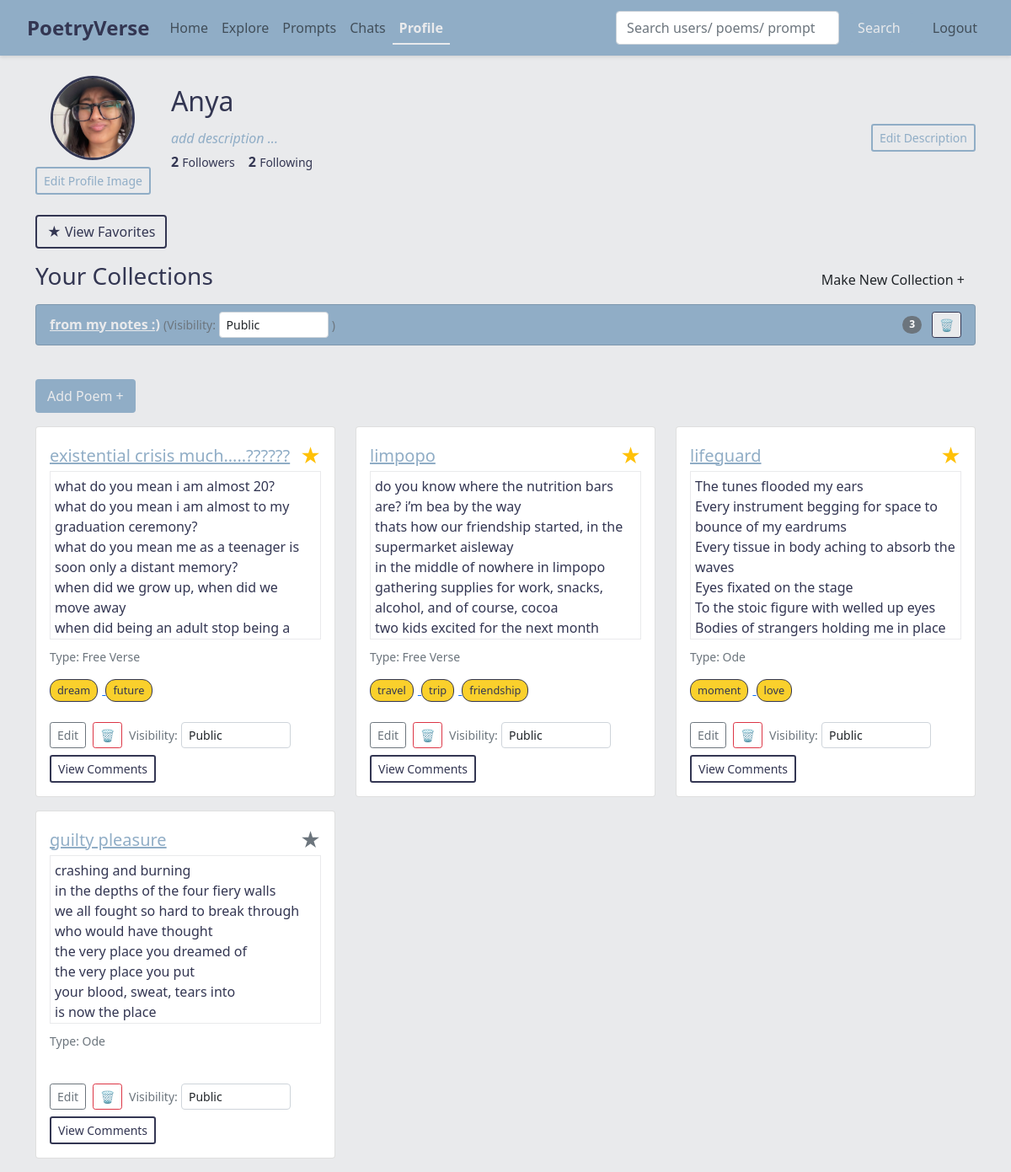
The app's page /profile (signed in), older data.
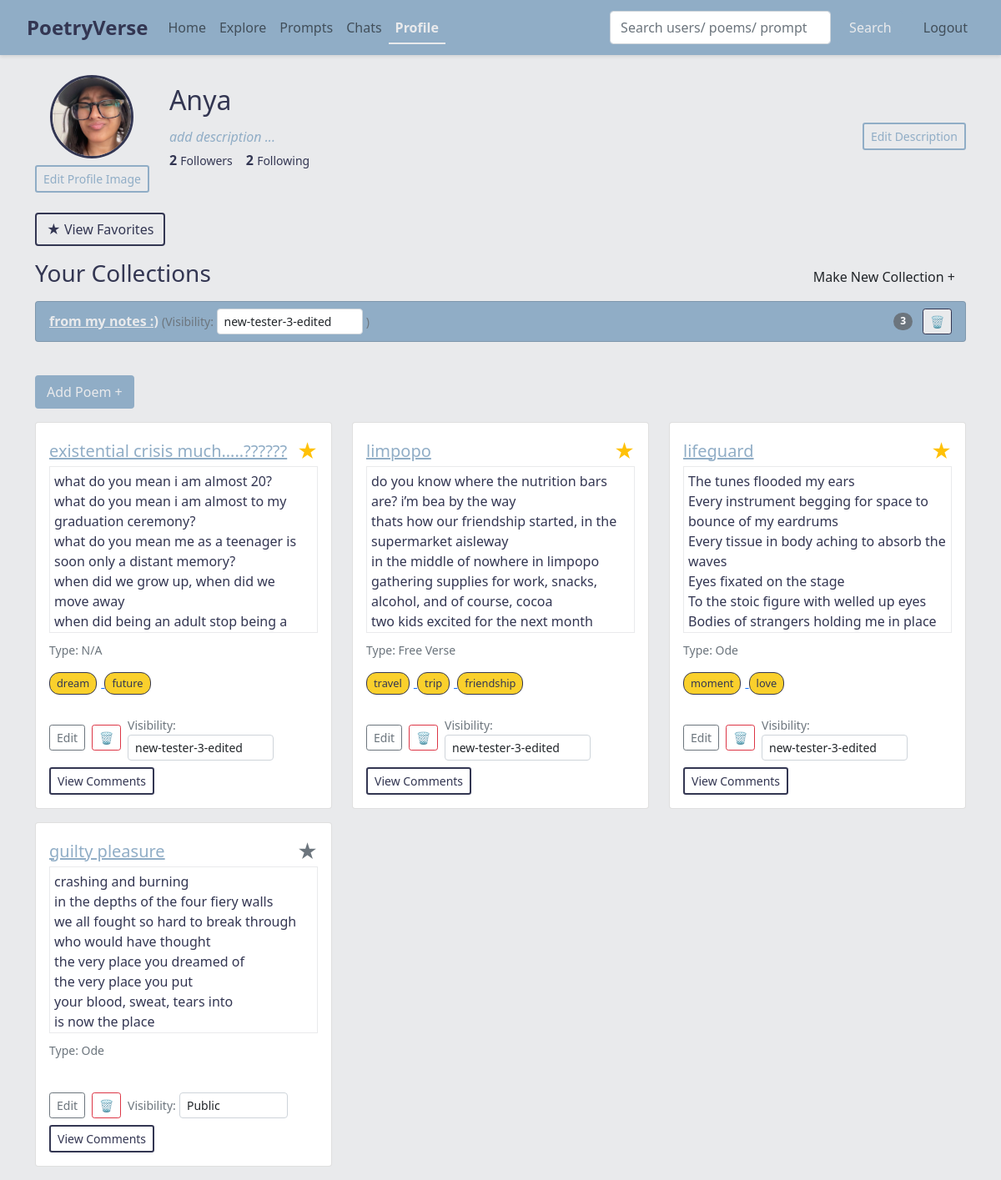
The same page, newer data.
### app.py (models this page shows)
class User(db.Model, UserMixin):
    id = db.Column(db.Integer, primary_key=True)
    username = db.Column(db.String(150), unique=True, nullable=False)
    email = db.Column(db.String(150), unique=True, nullable=False)
    password = db.Column(db.String(200), nullable=False)
    description = db.Column(db.Text, nullable=True)
    profile_image = db.Column(db.String(300), nullable=True)
    poems = db.relationship('Poem', backref='author', lazy=True)
    collections = db.relationship('Collection', backref='owner', lazy=True)
    favorite_poems = db.relationship('Poem', secondary=favorites, backref=db.backref('favorited_by', lazy='dynamic'))
    following = db.relationship('User', secondary=followers,
                                primaryjoin=(followers.c.follower_id == id),
                                secondaryjoin=(followers.c.followed_id == id),
                                backref=db.backref('followers', lazy='dynamic'),
                                lazy='dynamic')

class Collection(db.Model):
    id = db.Column(db.Integer, primary_key=True)
    name = db.Column(db.String(150), nullable=False)
    user_id = db.Column(db.Integer, db.ForeignKey('user.id'), nullable=False)
    poems = db.relationship('Poem', backref='collection', lazy=True)
    visibility = db.Column(db.String(10), nullable=False, default='public')

class Poem(db.Model):
    id = db.Column(db.Integer, primary_key=True)
    title = db.Column(db.String(200), nullable=False)
    content = db.Column(db.Text, nullable=False)
    poem_type = db.Column(db.String(100), nullable=True)
    rating = db.Column(db.Integer, default=0)
    user_id = db.Column(db.Integer, db.ForeignKey('user.id'), nullable=False)
    collection_id = db.Column(db.Integer, db.ForeignKey('collection.id'), nullable=True)
    visibility = db.Column(db.String(10), nullable=False, default='public')
    comments = db.relationship('Comment', backref='poem', lazy=True, cascade="all, delete-orphan")
    tags = db.relationship('Tag', secondary=poem_tags, backref=db.backref('poems', lazy='dynamic'))
    prompt_id = db.Column(db.Integer, db.ForeignKey('prompt.id'), nullable=True)

class Tag(db.Model):
    id = db.Column(db.Integer, primary_key=True)
    name = db.Column(db.String(50), unique=True, nullable=False)

class ChatGroup(db.Model):
    id = db.Column(db.Integer, primary_key=True)
    name = db.Column(db.String(100), nullable=False)
    created_at = db.Column(db.DateTime, default=datetime.utcnow)
    members = db.relationship('User', secondary=chat_group_members, backref=db.backref('chat_groups', lazy='dynamic'))
    messages = db.relationship('Message', backref='chat_group', lazy='dynamic')

### app.py (the view)
@app.route('/profile')
@login_required
def profile():
    user = current_user
    chat_groups = user.chat_groups.all()
    return render_template('profile.html', user=user, chat_groups=chat_groups)

### app.py (called while the page is built)
@login_manager.user_loader
def load_user(user_id):
    return User.query.get(int(user_id))

### templates/profile.html (shortened to what this page needs)
{% extends "base.html" %}
{% block content %}
<div class="d-flex align-items-center mb-4">
  <div class="me-4 text-center">
    {% if current_user.profile_image %}
      <img id="profileImage" src="{{ current_user.profile_image }}" alt="Profile Image" class="rounded-circle profile-img" style="width: 100px; height: 100px;">
    {% else %}
      <div class="rounded-circle bg-secondary d-flex justify-content-center align-items-center" style="width: 100px; height: 100px;">
        <span class="text-white" style="font-size: 2rem;">?</span>
      </div>
    {% endif %}
    <div class="mt-2">
      <button class="btn btn-sm btn-outline-primary new-coll-btn" data-bs-toggle="modal" data-bs-target="#editProfileImageModal">
        Edit Profile Image
      </button>
    </div>
  </div>
  <div class="flex-grow-1">
    <h2>{{ current_user.username }}</h2>
    <div class="d-flex justify-content-between align-items-center">
      <p id="user-description" class="mb-0">
        {% if current_user.description %}
          {{ current_user.description }}
        {% else %}
          <em class="custom-register">add description ...</em>
        {% endif %}
      </p>
      <button class="btn btn-sm btn-outline-primary new-coll-btn" data-bs-toggle="modal" data-bs-target="#editDescriptionModal">
        Edit Description
      </button>
    </div>
    {% if current_user.is_authenticated %}
    <div class="d-flex mb-3">
      <div class="me-3">
        <strong>{{ current_user.followers.count() }}</strong>
        <small>Followers</small>
      </div>
      <div>
        <strong>{{ current_user.following.count() }}</strong>
        <small>Following</small>
      </div>
    </div>
    {% endif %}
  </div>
</div>
<div class="mb-3">
  <div class="mb-3">
    <a href="{{ url_for('favorites') }}" class="btn btn-outline-warning fav-button">★ View Favorites</a>
  </div>
  <div class="d-flex justify-content-between align-items-center">
    <h3>Your Collections</h3>
    <button class="btn di" data-bs-toggle="modal" data-bs-target="#newCollectionModal">
      Make New Collection +
    </button>
  </div>
  <ul class="list-group mt-2">
    {% for coll in current_user.collections %}
    <li class="list-group-item d-flex justify-content-between align-items-center custom-list-item">
      <div>
        <a href="{{ url_for('collection', collection_id=coll.id) }}">{{ coll.name }}</a>
        <small class="text-muted"> (Visibility: </small>
        <select id="visibilitySelect-{{ coll.id }}" class="form-select form-select-sm d-inline-block" style="width: auto;" onchange="updateCollectionVisibilityHandler({{ coll.id }}, this)">
          <option value="public" {% if coll.visibility == 'public' %}selected{% endif %}>Public</option>
          <option value="select_group" {% if coll.visibility.startswith('select_group') %}selected{% endif %}>
            {% if coll.visibility.startswith('select_group:') %}
              {% set selected_id = coll.visibility.split(':')[1] %}
              {% for group in chat_groups %}
                {% if group.id|string == selected_id %}
                  {{ group.name }}
                {% endif %}
              {% endfor %}
            {% else %}
              Select Group
            {% endif %}
          </option>
        </select>
        <small class="text-muted">)</small>
      </div>
      <div>
        <span class="badge bg-secondary rounded-pill me-2">{{ coll.poems|length }}</span>
        <button class="btn btn-sm btn-outline-danger delete-btn delete-custom" data-type="collection" data-name="{{ coll.name }}" data-id="{{ coll.id }}">
          &#128465;
        </button>
      </div>
    </li>
    {% else %}
    <li class="list-group-item">No collections yet.</li>
    {% endfor %}
  </ul>
</div>
<br>
<div class="mb-3">
  <a href="{{ url_for('add_poem') }}" class="btn btn-success prf-add">Add Poem +</a>
</div>
<div class="row">
  {% for poem in current_user.poems %}
  <div class="col-md-4 mb-3">
    <div class="card">
      <div class="card-body">
        <div class="d-flex justify-content-between align-items-center">
          <a href="{{ url_for('view_poem', poem_id=poem.id) }}" class="poem-link">
            <h5 class="card-title mb-0">{{ poem.title }}</h5>
          </a>
          <button class="favorite-btn" data-poem-id="{{ poem.id }}">
            <span class="star-icon {% if poem in current_user.favorite_poems %}text-warning{% else %}text-secondary{% endif %}">
              &#9733;
            </span>
          </button>
        </div>
        <div class="card-text custom-poem-profile">
          {{ poem.content | replace('\n', '<br>') | safe }}
        </div>
        <div>
          <p class="small text-muted">Type: {{ poem.poem_type or "N/A" }}</p>
          {% if poem.tags %}
            <div class="poem-tags-summary">
              {% for tag in poem.tags %}
                <a href="{{ url_for('search', q=tag.name) }}" class="tag-chip-link">
                  <span class="tag-chip-display">{{ tag.name }}</span>
                </a>
              {% endfor %}
            </div>
          {% endif %}
        </div>
        <br>
        <div class="d-flex align-items-center">
          <a href="{{ url_for('edit_poem', poem_id=poem.id) }}" class="btn btn-sm btn-outline-secondary">Edit</a>
          <button class="btn btn-sm btn-outline-danger ms-2 delete-btn" data-type="poem" data-name="{{ poem.title }}" data-id="{{ poem.id }}">
            &#128465;
          </button>
          <div class="ms-2">
            <small class="text-muted">Visibility:</small>
            <select class="form-select form-select-sm d-inline-block" style="width: auto;" onchange="updatePoemVisibilityHandler({{ poem.id }}, this)">
              <option value="public" {% if poem.visibility == 'public' %}selected{% endif %}>Public</option>
              <option value="select_group" {% if poem.visibility.startswith('select_group') %}selected{% endif %}>
                {% if poem.visibility.startswith('select_group:') %}
                  {% set selected_id = poem.visibility.split(':')[1] %}
                  {% for group in chat_groups %}
                    {% if group.id|string == selected_id %}
                      {{ group.name }}
                    {% endif %}
                  {% endfor %}
                {% else %}
                  Select Group
                {% endif %}
              </option>
            </select>
          </div>
        </div>
        <div class="mt-2">
          <button class="btn btn-sm btn-outline-primary view-comments-btn fav-button" data-bs-toggle="modal" data-bs-target="#commentsModal" data-poem-id="{{ poem.id }}">
            View Comments
          </button>
        </div>
      </div>
    </div>
  </div>
  {% else %}
  <p>You haven't added any poems yet.</p>
  {% endfor %}
</div>
{% endblock %}

### templates/base.html (shortened to what this page needs)
<!DOCTYPE html>
<html lang="en">
<head>
  <link href="https://cdn.jsdelivr.net/npm/bootstrap@5.0.2/dist/css/bootstrap.min.css" rel="stylesheet">
  <link rel="stylesheet" href="{{ url_for('static', filename='css/global.css') }}">
</head>
<body>
  <nav class="navbar navbar-expand-lg navbar-light navbar-custom">
    <div class="container-fluid">
      <a class="navbar-brand" href="{{ url_for('home') }}">PoetryVerse</a>
      <div class="collapse navbar-collapse" id="navbarNav">
        <ul class="navbar-nav me-auto">
          <li class="nav-item">
            <a class="nav-link {% if request.endpoint == 'home' %}active{% endif %}" href="{{ url_for('home') }}">Home</a>
          </li>
          <li class="nav-item">
            <a class="nav-link {% if request.endpoint == 'explore' %}active{% endif %}" href="{{ url_for('explore') }}">Explore</a>
          </li>
          <li class="nav-item">
            <a class="nav-link {% if request.endpoint == 'prompts' %}active{% endif %}" href="{{ url_for('prompts') }}">Prompts</a>
          </li>
          {% if current_user.is_authenticated %}
          <li class="nav-item">
            <a class="nav-link {% if request.endpoint == 'chats' %}active{% endif %}" href="{{ url_for('chats') }}">Chats</a>
          </li>
          <li class="nav-item">
            <a class="nav-link {% if request.endpoint == 'profile' %}active{% endif %}" href="{{ url_for('profile') }}">Profile</a>
          </li>
          {% endif %}
        </ul>
        <form class="d-flex me-3" action="{{ url_for('search') }}" method="GET">
          <input class="form-control me-2 custom-searchbar" type="search" name="q" placeholder="Search users/ poems/ prompts">
          <button class="btn btn-outline-success prf-add" type="submit">Search</button>
        </form>
        <ul class="navbar-nav">
          {% if current_user.is_authenticated %}
          <li class="nav-item">
            <a class="nav-link" href="{{ url_for('logout') }}">Logout</a>
          </li>
          {% endif %}
        </ul>
      </div>
    </div>
  </nav>
  <div class="container mt-4">
    {% block content %}{% endblock %}
  </div>
</body>
</html>

### static/css/global.css (style rules this page uses)
body { background-color: #e9eaec; color: #333652; }
.navbar-custom { background-color: #90adc6 !important; padding: 10px 20px; box-shadow: 0 2px 4px rgba(0,0,0,0.1); }
.navbar-custom .nav-link { color: #333652; font-weight: 500; transition: color 0.3s, border-bottom 0.3s; position: relative; }
.navbar-custom .nav-link.active { color: #e9eaec !important; font-weight: 600; }
.navbar-custom .nav-link.active::after { content: ''; display: block; width: 100%; height: 2px; background-color: #e9eaec; position: absolute; bottom: 0; left: 0; }
.navbar-brand { font-size: 1.5rem; font-weight: bold; color: #333652 !important; }
.delete-custom { background-color: #e9eaec; border: 1px solid #333652; }
.custom-list-item { background-color: #90adc6; color: #e9eaec !important; }
li.custom-list-item a, li.custom-list-item a:link, li.custom-list-item a:visited, li.custom-list-item a:hover, li.custom-list-item a:active { color: #e9eaec !important; background-color: #90adc6; font-weight: bold; }
.new-coll-btn { background-color: #e9eaec; border: 2px solid #90adc6; color: #90adc6; }
.prf-add { background-color: #90adc6; color: #e9eaec; border: 2px solid #90adc6; }
.custom-register { color: #90adc6 !important; }
.profile-img { width: 100px; height: 100px; border-radius: 50%; object-fit: cover; object-position: center; border: 3px solid #333652; }
.poem-link { color: #90adc6; }
.favorite-btn { border: none; background: none; padding: 0; font-size: 1.5rem; cursor: pointer; }
.star-icon { font-size: 1.5rem; color: black; transition: color 0.1s ease-in-out; }
.star-icon.text-warning { color: gold; }
.fav-button { background: none !important; border: 2px solid #333652; color: #333652; }
.tag-chip-display { display: inline-block; background-color: #fad02c; color: #333652; padding: 3px 8px; border: 1px solid #333652; border-radius: 12px; font-size: 0.8rem; margin-right: 5px; transition: color 0.9s ease-in-out; }
.custom-poem-profile { height:200px; overflow-y:auto; margin-bottom: 10px; padding: 5px; border: 1px solid #e9eaec; }
.custom-searchbar { width: 265px; }

Row changes from the older to the newer data that the page shows:
changed Collection "from my notes :)": visibility+id "Public" → "new-tester-3-edited"
changed Poem "existential crisis much…..??????": poem_type "Free Verse" → "N/A"; visibility+id "Public" → "new-tester-3-edited"
changed Poem "limpopo": visibility+id "Public" → "new-tester-3-edited"
changed Poem "lifeguard": visibility+id "Public" → "new-tester-3-edited"
